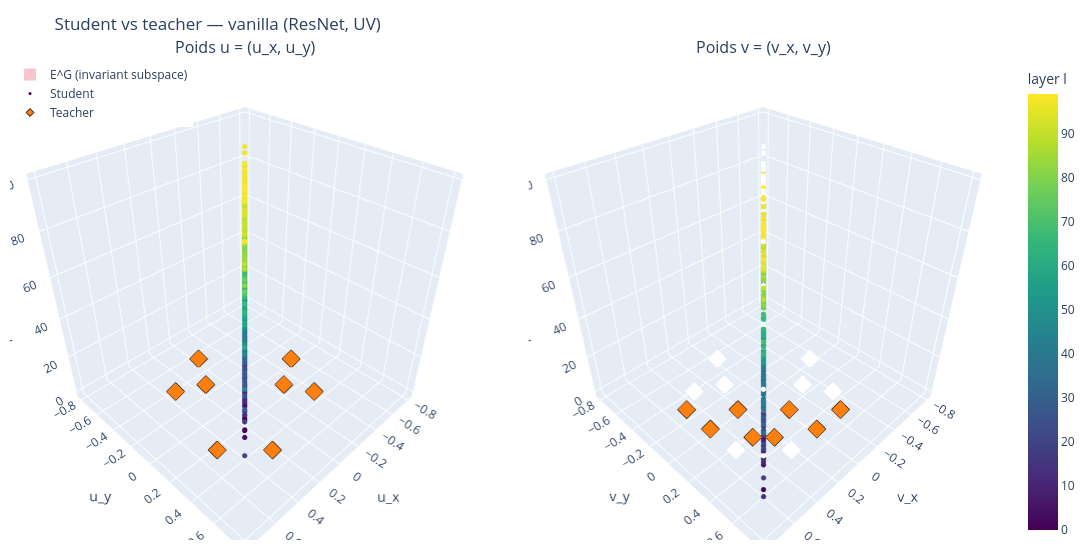

Here is the notebook cell this chart was saved with:
### Code cell
fig = plot_uv_equivariance_resnet(h_vanilla["particles"][-1], teacher, title="Student vs teacher — vanilla (ResNet, UV)")

### Figure 1 — Plotly figure (JSON) as saved in the notebook; plotly's stock layout.template omitted (floating-point values rounded to 4 significant figures; data arrays with more than 128 entries replaced by an {"elided": "..."} marker saying what was removed)
{"data": [{"color": "crimson", "hoverinfo": "name", "i": [0, 0], "j": [1, 2], "k": [2, 3], "name": "E^G (invariant subspace)", "opacity": 0.25, "scene": "scene", "showlegend": true, "type": "mesh3d", "x": [-0.6982, 0.6982, 0.6982, -0.6982], "y": [-0.6982, 0.6982, 0.6982, -0.6982], "z": [0, 0, 99, 99]}, {"marker": {"cmax": 99, "cmin": 0, "color": {"elided": "500 int values"}, "colorscale": [[0, "#440154"], [0.1111, "#482878"], [0.2222, "#3e4989"], [0.3333, "#31688e"], [0.4444, "#26828e"], [0.5556, "#1f9e89"], [0.6667, "#35b779"], [0.7778, "#6ece58"], [0.8889, "#b5de2b"], [1, "#fde725"]], "showscale": false, "size": 3}, "mode": "markers", "name": "Student", "scene": "scene", "showlegend": true, "type": "scatter3d", "x": {"elided": "500 float values"}, "y": {"elided": "500 float values"}, "z": {"elided": "500 int values"}}, {"marker": {"color": "#ff7f0e", "line": {"color": "black", "width": 1}, "size": 6, "symbol": "diamond"}, "mode": "markers", "name": "Teacher", "scene": "scene", "showlegend": true, "type": "scatter3d", "x": [-0.5, 0.25, -0.25, 0.0, 0.35, 0.0, 0.5, 0.15, -0.5, -0.35], "y": [0.0, 0.5, 0.15, -0.5, -0.35, -0.5, 0.25, -0.25, 0.0, 0.35], "z": [0, 0, 0, 0, 0, 0, 0, 0, 0, 0]}, {"color": "crimson", "hoverinfo": "name", "i": [0, 0], "j": [1, 2], "k": [2, 3], "name": "E^G (invariant subspace)", "opacity": 0.25, "scene": "scene2", "showlegend": false, "type": "mesh3d", "x": [-0.8495, 0.8495, 0.8495, -0.8495], "y": [-0.8495, 0.8495, 0.8495, -0.8495], "z": [0, 0, 99, 99]}, {"marker": {"cmax": 99, "cmin": 0, "color": {"elided": "500 int values"}, "colorbar": {"title": {"text": "layer l"}, "x": 1.02}, "colorscale": [[0, "#440154"], [0.1111, "#482878"], [0.2222, "#3e4989"], [0.3333, "#31688e"], [0.4444, "#26828e"], [0.5556, "#1f9e89"], [0.6667, "#35b779"], [0.7778, "#6ece58"], [0.8889, "#b5de2b"], [1, "#fde725"]], "showscale": true, "size": 3}, "mode": "markers", "name": "Student", "scene": "scene2", "showlegend": false, "type": "scatter3d", "x": {"elided": "500 float values"}, "y": {"elided": "500 float values"}, "z": {"elided": "500 int values"}}, {"marker": {"color": "#ff7f0e", "line": {"color": "black", "width": 1}, "size": 6, "symbol": "diamond"}, "mode": "markers", "name": "Teacher", "scene": "scene2", "showlegend": false, "type": "scatter3d", "x": [0.0, 0.0, 0.5, -0.25, 0.25, 0.25, 0.5, 0.0, 0.5, 0.35], "y": [0.25, 0.5, 0.0, 0.5, 0.35, 0.0, 0.0, 0.5, -0.25, 0.25], "z": [0, 0, 0, 0, 0, 0, 0, 0, 0, 0]}], "layout": {"annotations": [{"font": {"size": 16}, "showarrow": false, "text": "Poids u = (u_x, u_y)", "x": 0.2375, "xanchor": "center", "xref": "paper", "y": 1, "yanchor": "bottom", "yref": "paper"}, {"font": {"size": 16}, "showarrow": false, "text": "Poids v = (v_x, v_y)", "x": 0.7625, "xanchor": "center", "xref": "paper", "y": 1, "yanchor": "bottom", "yref": "paper"}], "height": 550, "legend": {"x": 0, "y": 1}, "margin": {"b": 10, "l": 10, "r": 10, "t": 60}, "scene": {"aspectmode": "cube", "domain": {"x": [0, 0.475], "y": [0, 1]}, "xaxis": {"range": [-0.8495, 0.8495], "title": {"text": "u_x"}}, "yaxis": {"range": [-0.8495, 0.8495], "title": {"text": "u_y"}}, "zaxis": {"title": {"text": "layer l"}}}, "scene2": {"aspectmode": "cube", "domain": {"x": [0.525, 1], "y": [0, 1]}, "xaxis": {"range": [-0.8495, 0.8495], "title": {"text": "v_x"}}, "yaxis": {"range": [-0.8495, 0.8495], "title": {"text": "v_y"}}, "zaxis": {"title": {"text": "layer l"}}}, "title": {"text": "Student vs teacher — vanilla (ResNet, UV)"}, "width": 1100}}
